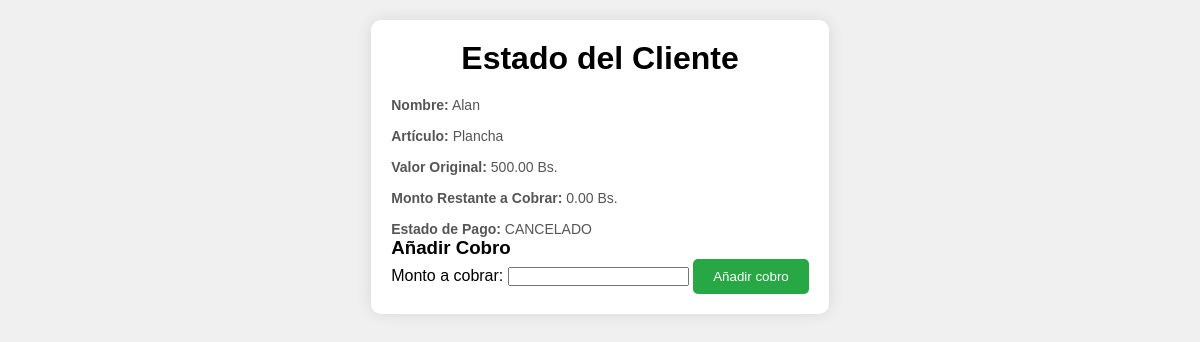
/detalle_cliente.php?id=1, run on the app's committed database.
### tables this page shows
CREATE TABLE `clientes` (
  `id` int(11) NOT NULL,
  `nombre_completo` varchar(100) NOT NULL,
  `celular` varchar(20) NOT NULL,
  `articulo` varchar(50) NOT NULL,
  `valor` decimal(10,2) NOT NULL,
  `monto_restante` decimal(10,2) NOT NULL,
  `estado_pago` varchar(50) NOT NULL,
  `fecha_compra` date NOT NULL, 
  `id_usuario` date DEFAULT NULL
);

### detalle_cliente.php (the view, shortened to what this page needs)
<?php
include 'includes/conexion.php';
$id_cliente = $_GET['id'];
$sql = "SELECT nombre_completo, articulo, valor, monto_restante, estado_pago FROM clientes WHERE id = ?";
if ($stmt = $conn->prepare($sql)) {
    $stmt->bind_param("i", $id_cliente);
    $stmt->execute();
    $stmt->bind_result($nombre_completo, $articulo, $valor, $monto_restante, $estado_pago);
} else {
    echo "Error en la consulta: " . $conn->error;
}
?>
<!DOCTYPE html>
<html lang="es">
<head>
    <link rel="stylesheet" href="css/styles.css">
</head>
<body>
<div class="container">
    <h1>Estado del Cliente</h1>
    <p><strong>Nombre:</strong> <?php echo $nombre_completo; ?></p>
    <p><strong>Artículo:</strong> <?php echo $articulo; ?></p>
    <p><strong>Valor Original:</strong> <?php echo $valor; ?> Bs.</p>
    <p><strong>Monto Restante a Cobrar:</strong> <?php echo $monto_restante; ?> Bs.</p>
    <p><strong>Estado de Pago:</strong> <?php echo $estado_pago; ?></p>
    <h3>Añadir Cobro</h3>
    <form action="añadir_cobro.php" method="POST">
        <label for="monto">Monto a cobrar:</label>
        <input type="number" step="0.01" name="monto" required>
        <button type="submit">Añadir cobro</button>
    </form>
</div>
</body>
</html>

### css/styles.css (style rules this page uses)
body { font-family: Arial, sans-serif; background-color: #f4f7fc; margin: 0; padding: 0; display: flex; justify-content: center; align-items: center; }
p { margin-top: 15px; font-size: 14px; color: #555; }
* { margin: 0; padding: 0; box-sizing: border-box; }
body { font-family: Arial, sans-serif; background-color: #f0f0f0; padding: 20px; }
.container { max-width: 800px; margin: 0 auto; background: #fff; padding: 20px; box-shadow: 0 0 15px rgba(0, 0, 0, 0.1); border-radius: 10px; }
h1 { text-align: center; margin-bottom: 20px; }
button { padding: 10px 20px; background-color: #28a745; color: white; border: none; border-radius: 5px; cursor: pointer; transition: background-color 0.3s ease; }

### data on the page
clientes: nombre_completo "Alan", articulo "Plancha", valor "500.00", monto_restante "0.00", estado_pago "CANCELADO"
